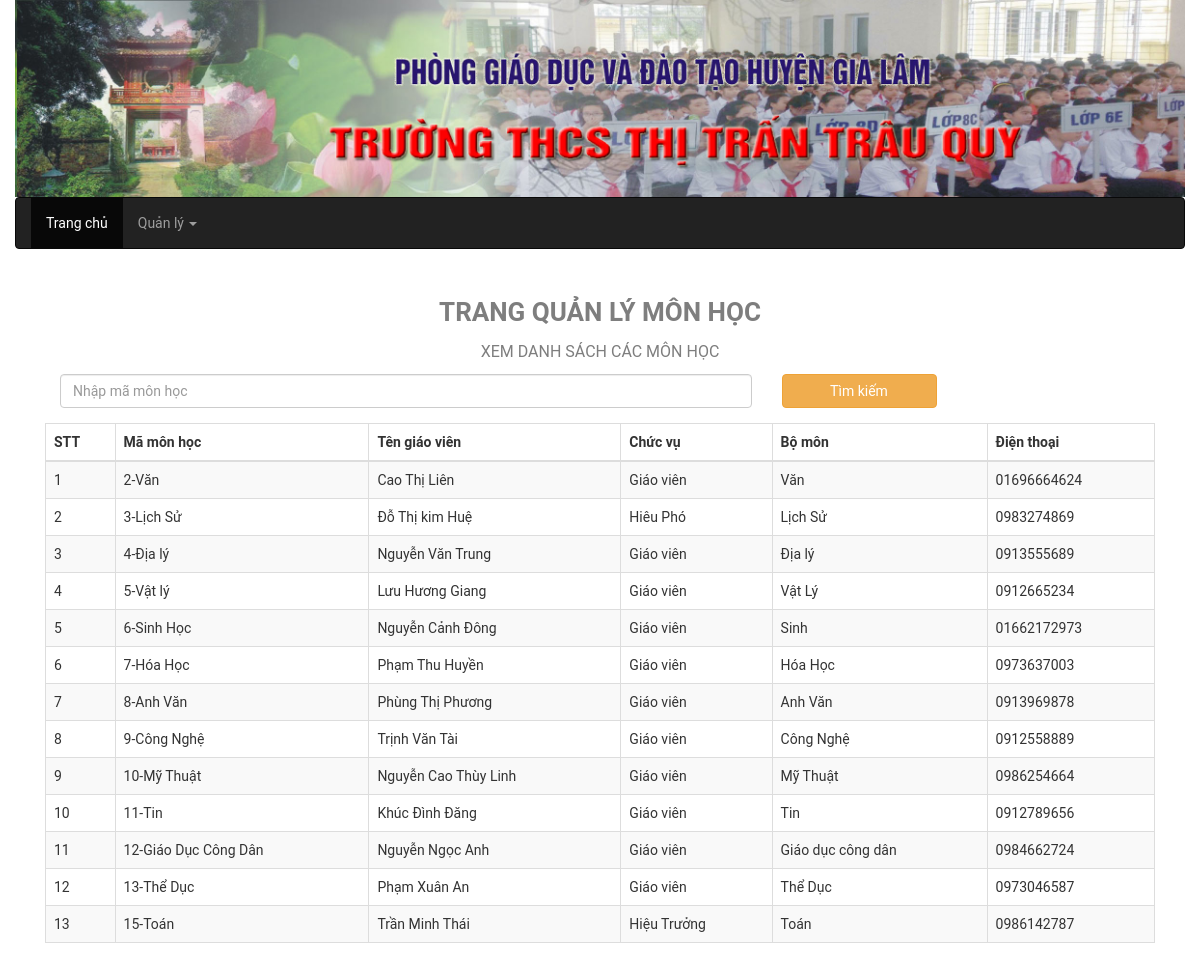
Page /include/qlmonhoc.php on the committed database.
### tables this page shows
CREATE TABLE IF NOT EXISTS `monhoc` (
  `mh_mamonhoc` int(11) NOT NULL AUTO_INCREMENT,
  `mh_tenmonhoc` text NOT NULL,
  `mh_magiaovien` int(11) NOT NULL,
  PRIMARY KEY (`mh_mamonhoc`)
);

CREATE TABLE IF NOT EXISTS `canbo` (
  `cb_macanbo` int(11) NOT NULL AUTO_INCREMENT,
  `cb_hoten` text NOT NULL,
  `cb_gioitinh` tinyint(1) NOT NULL,
  `cb_ngaysinh` date NOT NULL,
  `cb_ngaylam` date NOT NULL,
  `cb_chucvu` text NOT NULL,
  `cb_bomon` text NOT NULL,
  `cb_diachi` text NOT NULL,
  `cb_sdt` text NOT NULL,
  `cb_email` text NOT NULL,
  `cb_tinhtrang` tinyint(1) NOT NULL,
  PRIMARY KEY (`cb_macanbo`)
);

### include/qlmonhoc.php (the view)
<?php
	include("header-submenu.php");
?>
<div class="container">
	<p class="main-title">Trang quản lý môn học</p>
	<p class="sub-title">Xem danh sách các môn học</p>
	<div class="col-lg-12 col-md-12 col-sm-12 col-xs-12">
		<form class="form-group" style="overflow: hidden;" action="" method="GET" >
			<div class="col-md-7 searchbox">
				<input type="text" placeholder="Nhập mã môn học" required name="mamonhoc" class="form-control"/>
			</div>
			<div class="col-md-2 searchbutton">
				<button type="submit" class="btn btn-warning">Tìm kiếm</button>
			</div>
		</form>
	<?php
	if(isset($_REQUEST['mamonhoc'])){
		$key = $_REQUEST['mamonhoc'];
		$sql = "select * from monhoc as mh join canbo as cb on mh.mh_magiaovien = cb.cb_macanbo where mh_mamonhoc=".$key.";";
	}else {
		$sql = "select * from monhoc as mh join canbo as cb on mh.mh_magiaovien = cb.cb_macanbo;";
	}
	?>
	<table class="table table-striped table-bordered table-hover">
		<thead>
			<tr>
				<th>STT</th>
				<th>Mã môn học</th>
				<th>Tên giáo viên</th>
				<th>Chức vụ</th>
				<th>Bộ môn</th>
				<th>Điện thoại</th>
			</tr>
		</thead>
		<tbody>
		<?php
			$kq=mysql_query($sql);
			$stt=1;
			while($row=mysql_fetch_array($kq)){
				echo "<tr>";
				echo "<td>".$stt."</td>";
				echo "<td>".$row['mh_mamonhoc']."-".$row['mh_tenmonhoc']."</td>";
				echo "<td>".$row['cb_hoten']."</td>";
				echo "<td>".$row['cb_chucvu']."</td>";
				echo "<td>".$row['cb_bomon']."</td>";
				echo "<td>".$row['cb_sdt']."</td>";
				echo "</tr>";
				$stt++;
			}
		?>
		</tbody>
	</table>
	</div>
</div>
</body>

### include/header-submenu.php (shortened to what this page needs)
<!doctype html>
<html>
<head>
<link rel="stylesheet" type="text/css" href="../css/bootstrap.min.css">
<link rel="stylesheet" type="text/css" href="../css/style.css">
<link rel="stylesheet" type="text/css" href="../css/font-awesome.css">
</head>
<body id="header">
<div class="container">
	<div class="row">
			<div class="banner">
				<img src="../images/banner.jpg" style="width:100%" />
			</div>
		</div>
		<div class="row">
			<nav class="navbar navbar-inverse">
				  <div class="container-fluid">
					<ul class="nav navbar-nav">
					  <li class="active"><a href="../index.php">Trang chủ</a></li>
					  <li class="dropdown">
						<a class="dropdown-toggle" data-toggle="dropdown" href="#">Quản lý
						<span class="caret"></span></a>
					  </li>
					</ul>
				  </div>
			</nav>
		</div>
</div>

### css/style.css (style rules this page uses)
.container { background-color: #fff; }
body { font-family: 'Roboto', 'Segoe UI'; font-weight: 400; background-image: url('../images/background.jpg'); }
.searchbox, .searchbutton { float:left; }
.searchbutton .btn-warning { width: 100%; }
.searchbox { width: 65%; }
.main-title, .sub-title { text-align: center; text-transform: uppercase; color: #7e7e7e; }
.main-title { padding-top: 25px; font-size: 26px; font-weight: bold; }
.sub-title { font-size: 16px; }

### rows in the picture
monhoc: mh_mamonhoc "2", mh_tenmonhoc "Văn", canbo.cb_hoten "Cao Thị Liên", canbo.cb_chucvu "Giáo viên", canbo.cb_bomon "Văn", canbo.cb_sdt "01696664624"
monhoc: mh_mamonhoc "3", mh_tenmonhoc "Lịch Sử", canbo.cb_hoten "Đỗ Thị kim Huệ", canbo.cb_chucvu "Hiêu Phó", canbo.cb_bomon "Lịch Sử", canbo.cb_sdt "0983274869"
monhoc: mh_mamonhoc "4", mh_tenmonhoc "Địa lý", canbo.cb_hoten "Nguyễn Văn Trung", canbo.cb_chucvu "Giáo viên", canbo.cb_bomon "Địa lý", canbo.cb_sdt "0913555689"
monhoc: mh_mamonhoc "5", mh_tenmonhoc "Vật lý", canbo.cb_hoten "Lưu Hương Giang", canbo.cb_chucvu "Giáo viên", canbo.cb_bomon "Vật Lý", canbo.cb_sdt "0912665234"
monhoc: mh_mamonhoc "6", mh_tenmonhoc "Sinh Học", canbo.cb_hoten "Nguyễn Cảnh Đông", canbo.cb_chucvu "Giáo viên", canbo.cb_bomon "Sinh", canbo.cb_sdt "01662172973"
monhoc: mh_mamonhoc "7", mh_tenmonhoc "Hóa Học", canbo.cb_hoten "Phạm Thu Huyền", canbo.cb_chucvu "Giáo viên", canbo.cb_bomon "Hóa Học", canbo.cb_sdt "0973637003"
monhoc: mh_mamonhoc "8", mh_tenmonhoc "Anh Văn", canbo.cb_hoten "Phùng Thị Phương", canbo.cb_chucvu "Giáo viên", canbo.cb_bomon "Anh Văn", canbo.cb_sdt "0913969878"
monhoc: mh_mamonhoc "9", mh_tenmonhoc "Công Nghệ", canbo.cb_hoten "Trịnh Văn Tài", canbo.cb_chucvu "Giáo viên", canbo.cb_bomon "Công Nghệ", canbo.cb_sdt "0912558889"
monhoc: mh_mamonhoc "10", mh_tenmonhoc "Mỹ Thuật", canbo.cb_hoten "Nguyễn Cao Thùy Linh", canbo.cb_chucvu "Giáo viên", canbo.cb_bomon "Mỹ Thuật", canbo.cb_sdt "0986254664"
monhoc: mh_mamonhoc "11", mh_tenmonhoc "Tin", canbo.cb_hoten "Khúc Đình Đăng", canbo.cb_chucvu "Giáo viên", canbo.cb_bomon "Tin", canbo.cb_sdt "0912789656"
monhoc: mh_mamonhoc "12", mh_tenmonhoc "Giáo Dục Công Dân", canbo.cb_hoten "Nguyễn Ngọc Anh", canbo.cb_chucvu "Giáo viên", canbo.cb_bomon "Giáo dục công dân", canbo.cb_sdt "0984662724"
monhoc: mh_mamonhoc "13", mh_tenmonhoc "Thể Dục", canbo.cb_hoten "Phạm Xuân An", canbo.cb_chucvu "Giáo viên", canbo.cb_bomon "Thể Dục", canbo.cb_sdt "0973046587"
monhoc: mh_mamonhoc "15", mh_tenmonhoc "Toán", canbo.cb_hoten "Trần Minh Thái", canbo.cb_chucvu "Hiệu Trưởng", canbo.cb_bomon "Toán", canbo.cb_sdt "0986142787"
